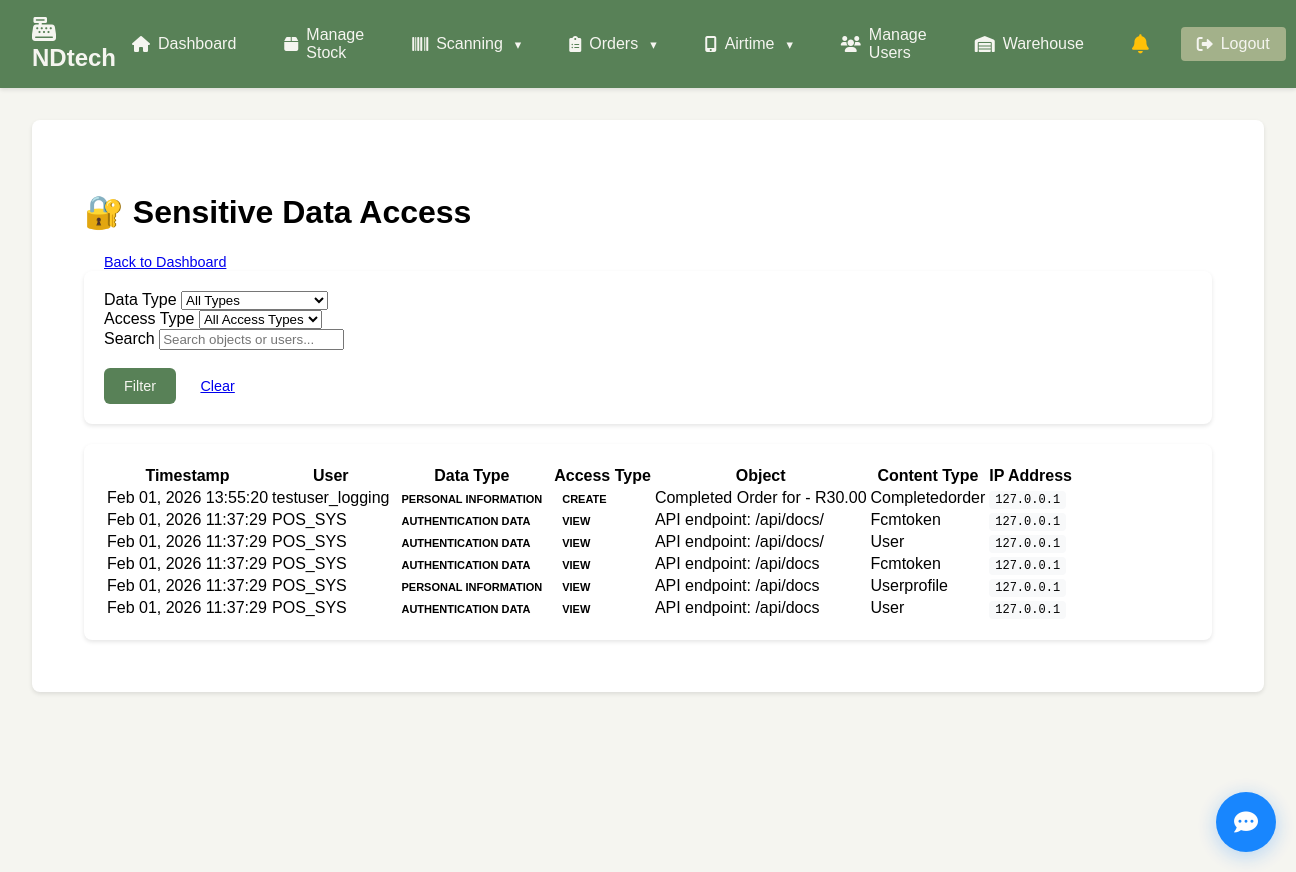
Screenshot of /audit/sensitive-data/ (signed in) with the database file from the repository.
### nano/models.py (models this page shows, shortened)
class SensitiveDataAccessLog(models.Model):
    DATA_TYPES = [
        ('personal_info', 'Personal Information'),
        ('financial_data', 'Financial Data'),
        ('health_data', 'Health Data'),
        ('contact_info', 'Contact Information'),
        ('authentication_data', 'Authentication Data'),
        ('location_data', 'Location Data'),
        ('communication_data', 'Communication Data'),
    ]
    ACCESS_TYPES = [
        ('view', 'View'),
        ('export', 'Export'),
        ('print', 'Print'),
        ('download', 'Download'),
        ('share', 'Share'),
    ]
    user = models.ForeignKey(User, on_delete=models.SET_NULL, null=True, blank=True, related_name='sensitive_data_logs')
    data_type = models.CharField(max_length=20, choices=DATA_TYPES)
    access_type = models.CharField(max_length=10, choices=ACCESS_TYPES)
    content_type = models.CharField(max_length=100)  # Model name
    object_id = models.PositiveIntegerField(null=True, blank=True)
    object_repr = models.CharField(max_length=200)
    sensitive_fields = models.JSONField(default=list, help_text="List of sensitive fields accessed")
    ip_address = models.GenericIPAddressField(null=True, blank=True)
    user_agent = models.TextField(blank=True)
    request_url = models.URLField(blank=True)
    session_key = models.CharField(max_length=40, blank=True)
    access_reason = models.TextField(blank=True, help_text="Reason for accessing sensitive data")
    legal_basis = models.CharField(max_length=100, blank=True, help_text="Legal basis for access")
    is_bulk_access = models.BooleanField(default=False)
    total_records = models.PositiveIntegerField(default=1)
    expires_at = models.DateTimeField(null=True, blank=True, help_text="When this log should be deleted")
    created_at = models.DateTimeField(auto_now_add=True)
    class Meta:
        ordering = ['-created_at']
        indexes = [
            models.Index(fields=['data_type', 'access_type', 'created_at']),
            models.Index(fields=['user', 'created_at']),
            models.Index(fields=['content_type', 'created_at']),
            models.Index(fields=['is_bulk_access', 'created_at']),
        ]

### nano/views_audit_dashboard.py (the view)
# urls.py: path('audit/sensitive-data/', views_audit_dashboard.sensitive_data_access_view, name='sensitive_data_access'),
@login_required
@user_passes_test(is_admin_or_manager)
def sensitive_data_access_view(request):
    page = request.GET.get('page', 1)
    data_type = request.GET.get('data_type', '')
    access_type = request.GET.get('access_type', '')
    search = request.GET.get('search', '')
    access_logs = SensitiveDataAccessLog.objects.select_related('user').order_by('-created_at')
    if data_type:
        access_logs = access_logs.filter(data_type=data_type)
    if access_type:
        access_logs = access_logs.filter(access_type=access_type)
    if search:
        access_logs = access_logs.filter(
            Q(object_repr__icontains=search) |
            Q(user__username__icontains=search) |
            Q(content_type__icontains=search)
        )
    paginator = Paginator(access_logs, 50)
    logs_page = paginator.get_page(page)
    context = {
        'access_logs': logs_page,
        'data_types': SensitiveDataAccessLog.DATA_TYPES,
        'access_types': SensitiveDataAccessLog.ACCESS_TYPES,
        'current_filters': {
            'data_type': data_type,
            'access_type': access_type,
            'search': search,
        },
        'page_title': 'Sensitive Data Access',
    }
    return render(request, 'nano/sensitive_data_access.html', context)

### nano/authentication.py (called while the page is built)
    def get_user(self, user_id):
        try:
            user = User.objects.get(pk=user_id)
            if not user.is_active:
                return None
            try:
                user_profile = UserProfile.objects.get(user=user)
                if not user_profile.is_active:
                    return None
            except UserProfile.DoesNotExist:
                pass
            return user
        except User.DoesNotExist:
            return None

### nano/views_audit_dashboard.py (called while the page is built)
def is_admin_or_manager(user):
    if not user.is_authenticated:
        return False
    try:
        profile = user.userprofile
        return profile.role in ['admin', 'manager', 'superuser']
    except UserProfile.DoesNotExist:
        return user.is_staff or user.is_superuser

### nano/templates/nano/sensitive_data_access.html (shortened to what this page needs)
{% extends "nano/base.html" %}
{% load static %}
{% block content %}
<div class="sensitive-data-access">
    <div class="d-flex justify-content-between align-items-center mb-4">
        <h1>🔐 Sensitive Data Access</h1>
        <a href="{% url 'nano:audit_dashboard' %}" class="btn btn-outline-primary">Back to Dashboard</a>
    </div>
    <div class="filters-section">
        <form method="get" class="row g-3">
            <div class="col-md-3">
                <label for="data_type" class="form-label">Data Type</label>
                <select name="data_type" id="data_type" class="form-select">
                    <option value="">All Types</option>
                </select>
            </div>
            <div class="col-md-3">
                <label for="access_type" class="form-label">Access Type</label>
                <select name="access_type" id="access_type" class="form-select">
                    <option value="">All Access Types</option>
                </select>
            </div>
            <div class="col-md-4">
                <label for="search" class="form-label">Search</label>
                <input type="text" name="search" id="search" class="form-control"
                       value="{{ current_filters.search }}" placeholder="Search objects or users...">
            </div>
            <div class="col-md-2">
                <label class="form-label">&nbsp;</label>
                <div>
                    <button type="submit" class="btn btn-primary me-2">Filter</button>
                    <a href="{% url 'nano:sensitive_data_access' %}" class="btn btn-outline-secondary">Clear</a>
                </div>
            </div>
        </form>
    </div>
    <div class="access-table">
        {% if access_logs %}
        <div class="table-responsive">
            <table class="table table-striped">
                <thead>
                    <tr>
                        <th>Timestamp</th>
                        <th>User</th>
                        <th>Data Type</th>
                        <th>Access Type</th>
                        <th>Object</th>
                        <th>Content Type</th>
                        <th>IP Address</th>
                    </tr>
                </thead>
                <tbody>
                    {% for log in access_logs %}
                    <tr>
                        <td>{{ log.created_at|date:"M d, Y H:i:s" }}</td>
                        <td class="user-info">
                            {% if log.user %}
                                {{ log.user.username }}
                            {% else %}
                                System
                            {% endif %}
                        </td>
                        <td>
                            <span class="data-type type-{{ log.data_type }}">
                                {{ log.get_data_type_display }}
                            </span>
                        </td>
                        <td>
                            <span class="access-type access-{{ log.access_type }}">
                                {{ log.get_access_type_display }}
                            </span>
                        </td>
                        <td class="object-details" title="{{ log.object_repr }}">
                            {{ log.object_repr|truncatechars:40 }}
                        </td>
                        <td>{{ log.content_type|title }}</td>
                        <td>
                            {% if log.ip_address %}
                                <span class="ip-address">{{ log.ip_address }}</span>
                            {% else %}
                                -
                            {% endif %}
                        </td>
                    </tr>
                    {% endfor %}
                </tbody>
            </table>
        </div>
        {% else %}
        <div class="text-center py-5">
            <h5>No sensitive data access logs found</h5>
            <p class="text-muted">Try adjusting your filters or check back later.</p>
        </div>
        {% endif %}
    </div>
</div>
{% endblock %}

### nano/static/nano/styles.css (style rules this page uses)
body { font-family: Arial, sans-serif; margin: 0; padding: 0; background-color: #f5f5f0; }

### nano/static/nano/notifications.css (style rules this page uses)
.btn { padding: 10px 20px; border: none; border-radius: 6px; cursor: pointer; font-size: 0.9rem; transition: all 0.2s ease; }
.btn-primary { background: #588157; color: #f5f5f0; }

### nano/templates/nano/sensitive_data_access.html (style rules this page uses)
.sensitive-data-access { padding: 20px; }
.filters-section { background: white; border-radius: 8px; padding: 20px; box-shadow: 0 2px 4px rgba(0,0,0,0.1); margin-bottom: 20px; }
.access-table { background: white; border-radius: 8px; padding: 20px; box-shadow: 0 2px 4px rgba(0,0,0,0.1); }
.table { margin-bottom: 0; }
.access-type { padding: 2px 8px; border-radius: 12px; font-size: 11px; text-transform: uppercase; font-weight: bold; }
.data-type { padding: 2px 8px; border-radius: 12px; font-size: 11px; text-transform: uppercase; font-weight: bold; }
.object-details { max-width: 250px; white-space: nowrap; overflow: hidden; text-overflow: ellipsis; }
.user-info { max-width: 120px; white-space: nowrap; overflow: hidden; text-overflow: ellipsis; }
.ip-address { font-family: monospace; font-size: 12px; background: #f8f9fa; padding: 2px 6px; border-radius: 4px; }

### rows the page displays
SensitiveDataAccessLog: created_at "Feb 01, 2026 13:55:20", user.username "testuser_logging", data_type "PERSONAL INFORMATION", access_type "CREATE", object_repr "Completed Order for - R30.00", content_type "Completedorder", ip_address "127.0.0.1"
SensitiveDataAccessLog: created_at "Feb 01, 2026 11:37:29", user.username "POS_SYS", data_type "AUTHENTICATION DATA", access_type "VIEW", object_repr "API endpoint: /api/docs/", content_type "Fcmtoken", ip_address "127.0.0.1"
SensitiveDataAccessLog: created_at "Feb 01, 2026 11:37:29", user.username "POS_SYS", data_type "AUTHENTICATION DATA", access_type "VIEW", object_repr "API endpoint: /api/docs/", content_type "User", ip_address "127.0.0.1"
SensitiveDataAccessLog: created_at "Feb 01, 2026 11:37:29", user.username "POS_SYS", data_type "AUTHENTICATION DATA", access_type "VIEW", object_repr "API endpoint: /api/docs", content_type "Fcmtoken", ip_address "127.0.0.1"
SensitiveDataAccessLog: created_at "Feb 01, 2026 11:37:29", user.username "POS_SYS", data_type "PERSONAL INFORMATION", access_type "VIEW", object_repr "API endpoint: /api/docs", content_type "Userprofile", ip_address "127.0.0.1"
SensitiveDataAccessLog: created_at "Feb 01, 2026 11:37:29", user.username "POS_SYS", data_type "AUTHENTICATION DATA", access_type "VIEW", object_repr "API endpoint: /api/docs", content_type "User", ip_address "127.0.0.1"
